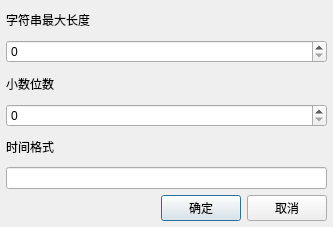
<?xml version="1.0" encoding="UTF-8"?>
<ui version="4.0">
 <class>CFormatDialog</class>
 <widget class="QDialog" name="CFormatDialog">
  <property name="geometry">
   <rect>
    <x>0</x>
    <y>0</y>
    <width>333</width>
    <height>227</height>
   </rect>
  </property>
  <property name="windowTitle">
   <string>文本格式</string>
  </property>
  <layout class="QVBoxLayout" name="verticalLayout">
   <property name="leftMargin">
    <number>6</number>
   </property>
   <property name="topMargin">
    <number>6</number>
   </property>
   <property name="rightMargin">
    <number>6</number>
   </property>
   <property name="bottomMargin">
    <number>6</number>
   </property>
   <item>
    <widget class="QLabel" name="label_3">
     <property name="text">
      <string>字符串最大长度</string>
     </property>
    </widget>
   </item>
   <item>
    <widget class="QSpinBox" name="spinBoxMaxLength">
     <property name="maximum">
      <number>99999</number>
     </property>
    </widget>
   </item>
   <item>
    <widget class="QLabel" name="label">
     <property name="text">
      <string>小数位数</string>
     </property>
    </widget>
   </item>
   <item>
    <widget class="QSpinBox" name="spinBoxDecimal">
     <property name="maximum">
      <number>10</number>
     </property>
    </widget>
   </item>
   <item>
    <widget class="QLabel" name="label_2">
     <property name="text">
      <string>时间格式</string>
     </property>
    </widget>
   </item>
   <item>
    <widget class="QLineEdit" name="lineEditDateFormat"/>
   </item>
   <item>
    <layout class="QHBoxLayout" name="horizontalLayout">
     <item>
      <spacer name="horizontalSpacer">
       <property name="orientation">
        <enum>Qt::Horizontal</enum>
       </property>
       <property name="sizeHint" stdset="0">
        <size>
         <width>40</width>
         <height>20</height>
        </size>
       </property>
      </spacer>
     </item>
     <item>
      <widget class="QPushButton" name="pushButtonOk">
       <property name="text">
        <string>确定</string>
       </property>
      </widget>
     </item>
     <item>
      <widget class="QPushButton" name="pushButtonCancel">
       <property name="text">
        <string>取消</string>
       </property>
      </widget>
     </item>
    </layout>
   </item>
  </layout>
 </widget>
 <resources/>
 <connections/>
</ui>
